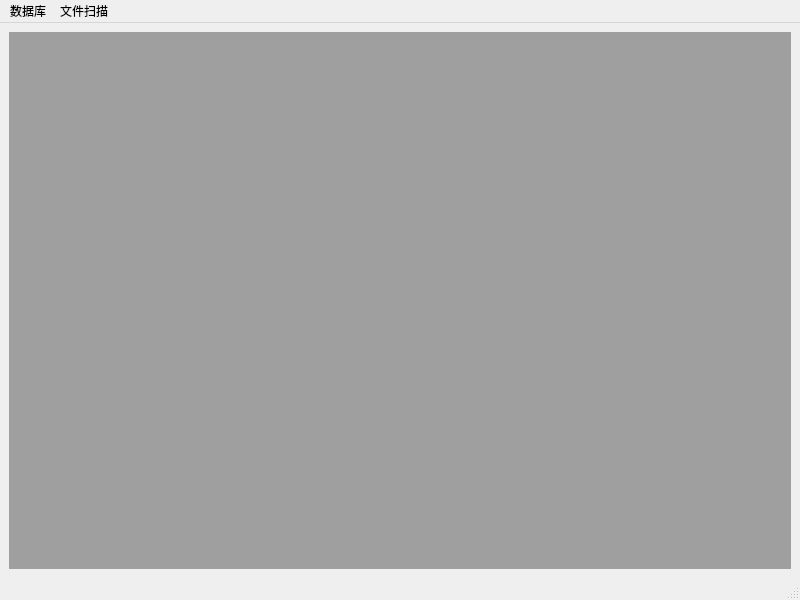
<?xml version="1.0" encoding="UTF-8"?>
<ui version="4.0">
 <class>MyMainWindow</class>
 <widget class="QMainWindow" name="MyMainWindow">
  <property name="geometry">
   <rect>
    <x>0</x>
    <y>0</y>
    <width>800</width>
    <height>600</height>
   </rect>
  </property>
  <property name="windowTitle">
   <string>MyMainWindow</string>
  </property>
  <widget class="QWidget" name="centralwidget">
   <layout class="QGridLayout" name="gridLayout">
    <item row="0" column="0">
     <widget class="QMdiArea" name="mdiArea"/>
    </item>
   </layout>
  </widget>
  <widget class="QMenuBar" name="menubar">
   <property name="geometry">
    <rect>
     <x>0</x>
     <y>0</y>
     <width>800</width>
     <height>27</height>
    </rect>
   </property>
   <widget class="QMenu" name="menu">
    <property name="title">
     <string>数据库</string>
    </property>
    <addaction name="action_connect_to_database"/>
    <addaction name="action_disconnect_to_database"/>
    <addaction name="action_update_data"/>
    <addaction name="action_display_data"/>
   </widget>
   <widget class="QMenu" name="menu_2">
    <property name="title">
     <string>文件扫描</string>
    </property>
    <addaction name="action_select_scanning_location"/>
    <addaction name="action_start_scanning"/>
    <addaction name="action_end_scanning"/>
    <addaction name="action_display_scanning_progress"/>
    <addaction name="action_display_scanning_result"/>
   </widget>
   <addaction name="menu"/>
   <addaction name="menu_2"/>
  </widget>
  <widget class="QStatusBar" name="statusbar"/>
  <action name="action_connect_to_database">
   <property name="text">
    <string>连接数据库</string>
   </property>
  </action>
  <action name="action_disconnect_to_database">
   <property name="text">
    <string>断开连接</string>
   </property>
  </action>
  <action name="action_update_data">
   <property name="text">
    <string>更改数据</string>
   </property>
  </action>
  <action name="action_display_data">
   <property name="text">
    <string>显示数据</string>
   </property>
  </action>
  <action name="action_select_scanning_location">
   <property name="text">
    <string>选择扫描位置</string>
   </property>
  </action>
  <action name="action_start_scanning">
   <property name="text">
    <string>开始扫描</string>
   </property>
  </action>
  <action name="action_end_scanning">
   <property name="text">
    <string>终止扫描</string>
   </property>
  </action>
  <action name="action_display_scanning_progress">
   <property name="text">
    <string>显示扫描进度</string>
   </property>
  </action>
  <action name="action_display_scanning_result">
   <property name="text">
    <string>显示扫描结果</string>
   </property>
  </action>
 </widget>
 <resources/>
 <connections/>
</ui>
